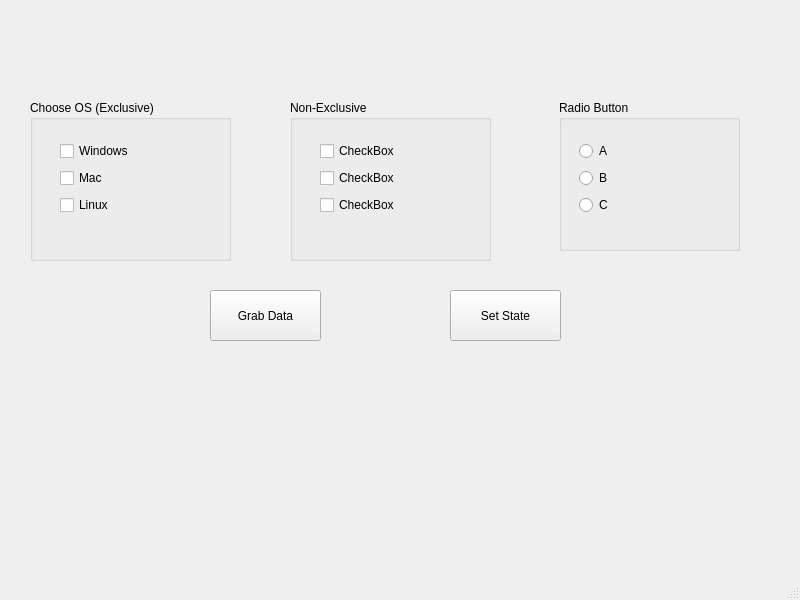
<?xml version="1.0" encoding="UTF-8"?>
<ui version="4.0">
 <class>MainWindow</class>
 <widget class="QMainWindow" name="MainWindow">
  <property name="geometry">
   <rect>
    <x>0</x>
    <y>0</y>
    <width>800</width>
    <height>600</height>
   </rect>
  </property>
  <property name="windowTitle">
   <string>MainWindow</string>
  </property>
  <widget class="QWidget" name="centralwidget">
   <widget class="QGroupBox" name="groupBox">
    <property name="geometry">
     <rect>
      <x>30</x>
      <y>100</y>
      <width>201</width>
      <height>161</height>
     </rect>
    </property>
    <property name="title">
     <string>Choose OS (Exclusive)</string>
    </property>
    <widget class="QWidget" name="">
     <property name="geometry">
      <rect>
       <x>30</x>
       <y>40</y>
       <width>95</width>
       <height>76</height>
      </rect>
     </property>
     <layout class="QVBoxLayout" name="verticalLayout">
      <item>
       <widget class="QCheckBox" name="windowscheckbox">
        <property name="text">
         <string>Windows</string>
        </property>
       </widget>
      </item>
      <item>
       <widget class="QCheckBox" name="maccheckbox">
        <property name="text">
         <string>Mac</string>
        </property>
       </widget>
      </item>
      <item>
       <widget class="QCheckBox" name="linuxcheckbox">
        <property name="text">
         <string>Linux</string>
        </property>
       </widget>
      </item>
     </layout>
    </widget>
   </widget>
   <widget class="QGroupBox" name="groupBox_2">
    <property name="geometry">
     <rect>
      <x>290</x>
      <y>100</y>
      <width>201</width>
      <height>161</height>
     </rect>
    </property>
    <property name="title">
     <string>Non-Exclusive </string>
    </property>
    <widget class="QWidget" name="">
     <property name="geometry">
      <rect>
       <x>30</x>
       <y>40</y>
       <width>83</width>
       <height>76</height>
      </rect>
     </property>
     <layout class="QVBoxLayout" name="verticalLayout_2">
      <item>
       <widget class="QCheckBox" name="checkBox_4">
        <property name="text">
         <string>CheckBox</string>
        </property>
       </widget>
      </item>
      <item>
       <widget class="QCheckBox" name="checkBox_5">
        <property name="text">
         <string>CheckBox</string>
        </property>
       </widget>
      </item>
      <item>
       <widget class="QCheckBox" name="checkBox_6">
        <property name="text">
         <string>CheckBox</string>
        </property>
       </widget>
      </item>
     </layout>
    </widget>
   </widget>
   <widget class="QGroupBox" name="groupBox_3">
    <property name="geometry">
     <rect>
      <x>559</x>
      <y>100</y>
      <width>181</width>
      <height>151</height>
     </rect>
    </property>
    <property name="title">
     <string>Radio Button</string>
    </property>
    <widget class="QWidget" name="">
     <property name="geometry">
      <rect>
       <x>20</x>
       <y>40</y>
       <width>97</width>
       <height>76</height>
      </rect>
     </property>
     <layout class="QVBoxLayout" name="verticalLayout_3">
      <item>
       <widget class="QRadioButton" name="radioButton">
        <property name="text">
         <string>A</string>
        </property>
       </widget>
      </item>
      <item>
       <widget class="QRadioButton" name="radioButton_2">
        <property name="text">
         <string>B</string>
        </property>
       </widget>
      </item>
      <item>
       <widget class="QRadioButton" name="radioButton_3">
        <property name="text">
         <string>C</string>
        </property>
       </widget>
      </item>
     </layout>
    </widget>
   </widget>
   <widget class="QPushButton" name="pushButton">
    <property name="geometry">
     <rect>
      <x>210</x>
      <y>290</y>
      <width>111</width>
      <height>51</height>
     </rect>
    </property>
    <property name="text">
     <string>Grab Data</string>
    </property>
   </widget>
   <widget class="QPushButton" name="pushButton_2">
    <property name="geometry">
     <rect>
      <x>450</x>
      <y>290</y>
      <width>111</width>
      <height>51</height>
     </rect>
    </property>
    <property name="text">
     <string>Set State</string>
    </property>
   </widget>
  </widget>
  <widget class="QMenuBar" name="menubar">
   <property name="geometry">
    <rect>
     <x>0</x>
     <y>0</y>
     <width>800</width>
     <height>26</height>
    </rect>
   </property>
  </widget>
  <widget class="QStatusBar" name="statusbar"/>
 </widget>
 <resources/>
 <connections/>
</ui>
